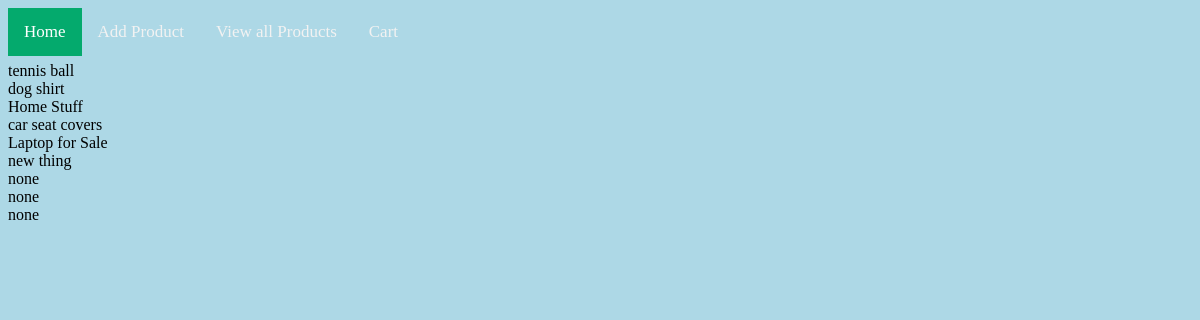
Before: /product_page/ with the older database file.
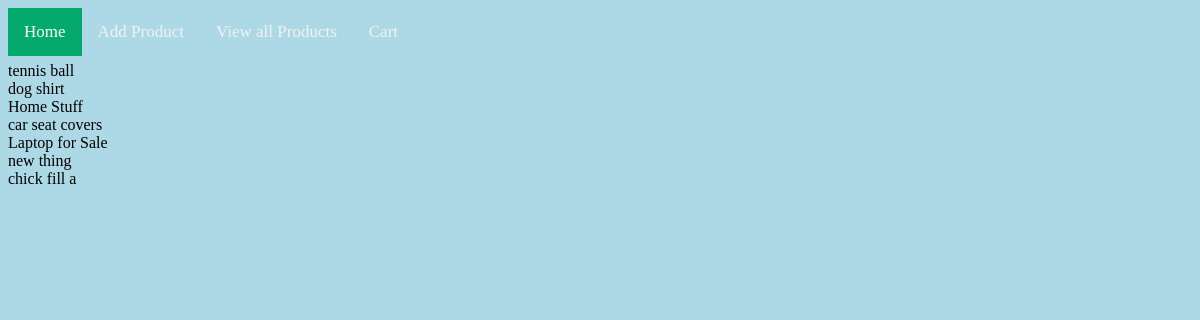
After: the same page with the newer database file.
### website_app/models.py (models this page shows, shortened)
class Products(models.Model):
    name = models.CharField(max_length=250, blank=False, null=False, default='none')
    tagline = models.CharField(max_length=250, null=True, blank=True)
    price = models.DecimalField(max_digits=6, decimal_places=2, null=True, blank=True)
    category = models.ForeignKey("Category", on_delete=models.CASCADE, blank=True)
    description = models.CharField(max_length=250, null=True, blank=False)
    product_image = models.ImageField(null=True, blank=True, upload_to='media/images/', default='media/images/tennisball.jpg')

### website_app/views.py (the view)
# urls.py: path('product_page/',views.product_page, name='all products'),
def product_page(request):
    product = Products.objects.all()
    return render (request, 'product_page.html',{'product': product})

### template/product_page.html (shortened to what this page needs)
<!DOCTYPE html>
<html lang="en">
<head>
    {%include 'nav_bar.html'%}
    <br>
</head>
<body>
<br>
<br>
{% for item in product %}
{{item.name}}<br>
{% endfor %}
</body>

Changed rows visible on the page:
removed Products: name "none"
removed Products: name "none"
removed Products: name "none"
added Products: name "chick fill a"
